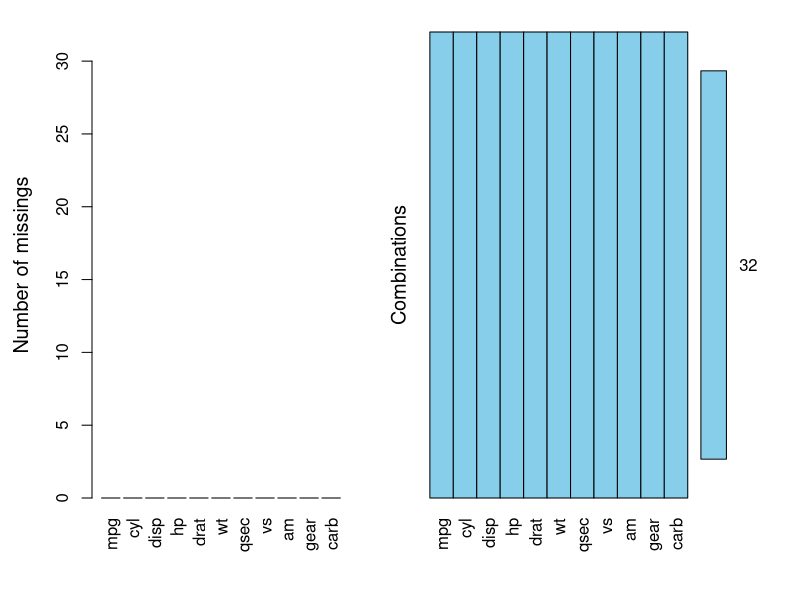
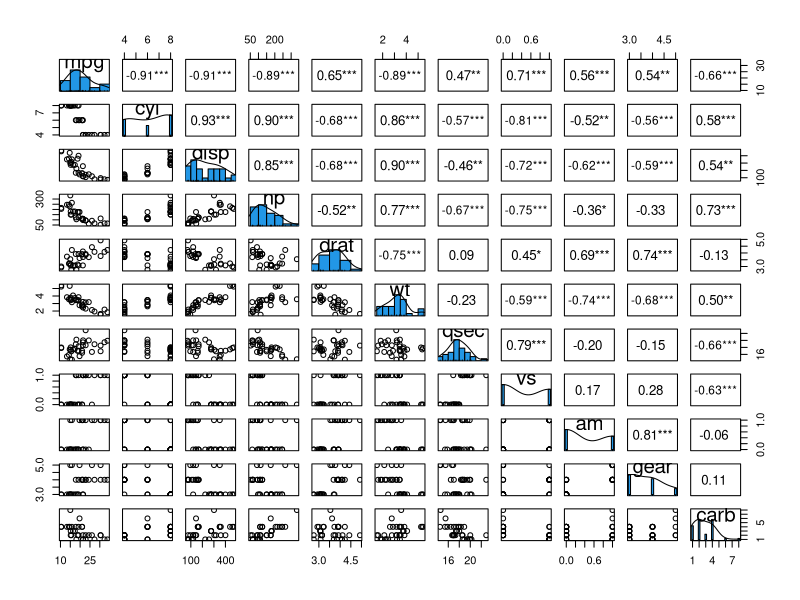
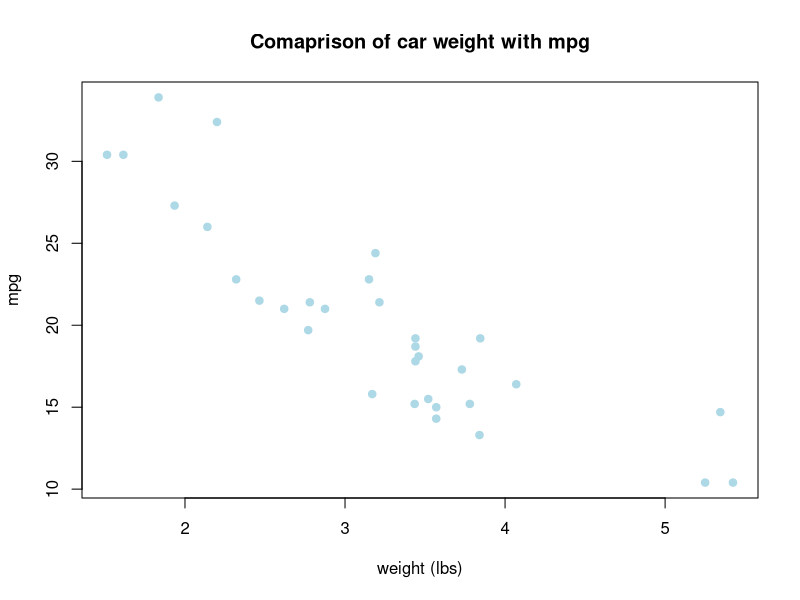
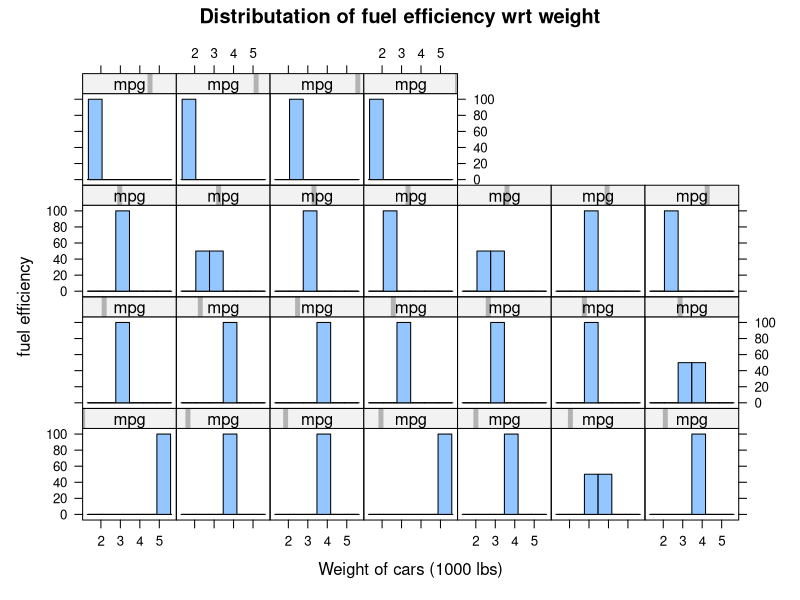
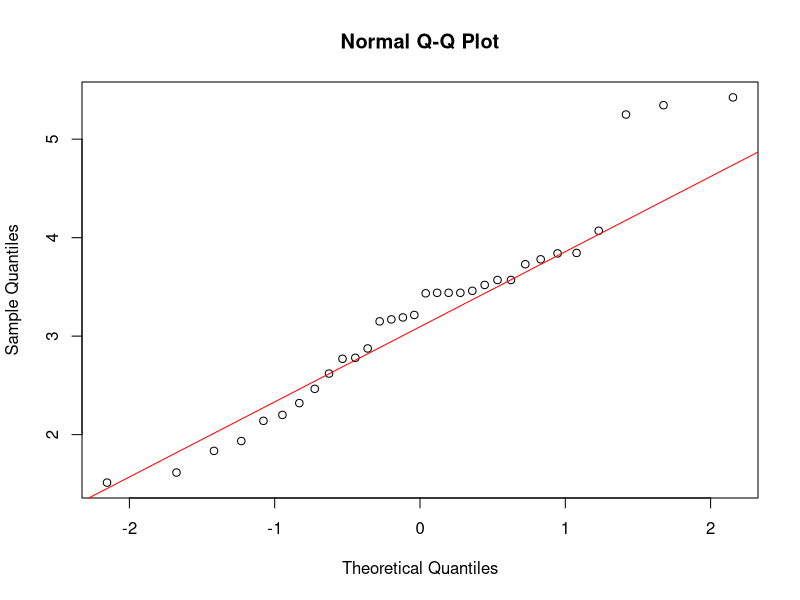
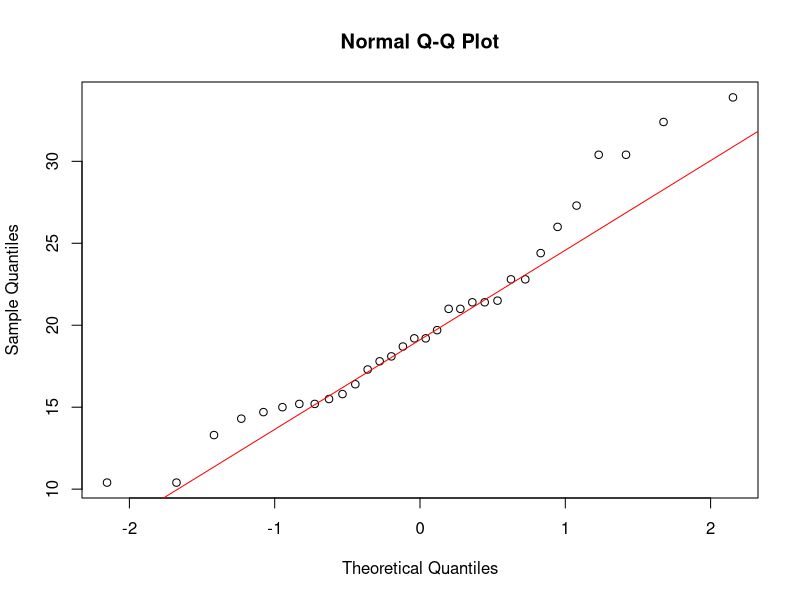

Here is the R script that generated these plots, in order: (Note: this script raises an error after producing the figures.)

#H0: weight of cars has not effect fuel efficiency 
#H1: weight of cars effect fuel efficiency

cars <- mtcars
str(mtcars)

incomplete_data <- cars[!complete.cases(cars),]
incomplete_data
nrow(incomplete_data)
any(is.na(cars))

# visualize the missing data
library(VIM)
missing_values <- aggr(cars, prop = FALSE, numbers = TRUE)
summary(missing_values)

library(psych)

pairs.panels(cars, 
             smooth = FALSE, # If TRUE, draws loess smooths
             scale = FALSE, # If TRUE, scales the correlation text font
             density = TRUE, # If TRUE, adds density plots and histograms
             ellipses = FALSE, # If TRUE, draws ellipses
             method = "spearman",# Correlation method (also "pearson" or "kendall")
             pch = 21, # pch symbol
             lm = FALSE, # If TRUE, plots linear fit rather than the LOESS (smoothed) fit
             cor = TRUE, # If TRUE, reports correlations
             jiggle = FALSE, # If TRUE, data points are jittered
             factor = 2, # Jittering factor
             hist.col = 4, # Histograms color
             stars = TRUE, # If TRUE, adds significance level with stars
             ci = TRUE) # If TRUE, adds confidence intervals

# examine
# Does car weight have an effect on mpg?
# 2 vars
# wt = num
# mpg = num

#H0: Does weight of cars affect fuel efficiency
#H1: Does weight of cars not affect fuel efficiency

# H0 = car weight has no effect on fuel efficiency
# H1 = car weight has an effect on fuel efficiency
attach(cars)

# Check the linearity
plot(wt, mpg, pch = 19, col ="lightblue", 
     main = "Comaprison of car weight with mpg", 
     xlab = "weight (lbs)", ylab = "mpg")

subset(cars, select = c(wt,mpg))

library("lattice")

histogram(~wt | mpg,
          data = cars,
          main = "Distributation of fuel efficiency wrt weight",
          xlab = "Weight of cars (1000 lbs)" ,ylab = "fuel efficiency")

tapply(wt, mpg, median)

qqnorm(wt)

qqline(wt, col = "red")

qqnorm(mpg)

qqline(mpg, col = "red")


normality_test <- shapiro.test(cars$mpg)
normality_test$p.value

normality_test <- shapiro.test(cars$wt)
normality_test$p.value






# They are not ND

with(cars, 
     qqplot(wt[mpg == "Yes"], 
            wt[mpg == "No"], 
            main = "Comparing 2 samples of car data", 
            xlab = "wt mpg = Yes", 
            ylab = "wt mpg = No"))

# We can add normality line to the plot
# to help evaluate normality
with(cars, {
  qqnorm(wt[mpg == "No"], 
         main = "Inactive Data")
  qqline(wt[mpg == "No"])})

with(beavers_data, {
  qqnorm(wt[mpg == "Yes"], 
         main = "Active Data")
  qqline(wt[mpg == "Yes"])})
